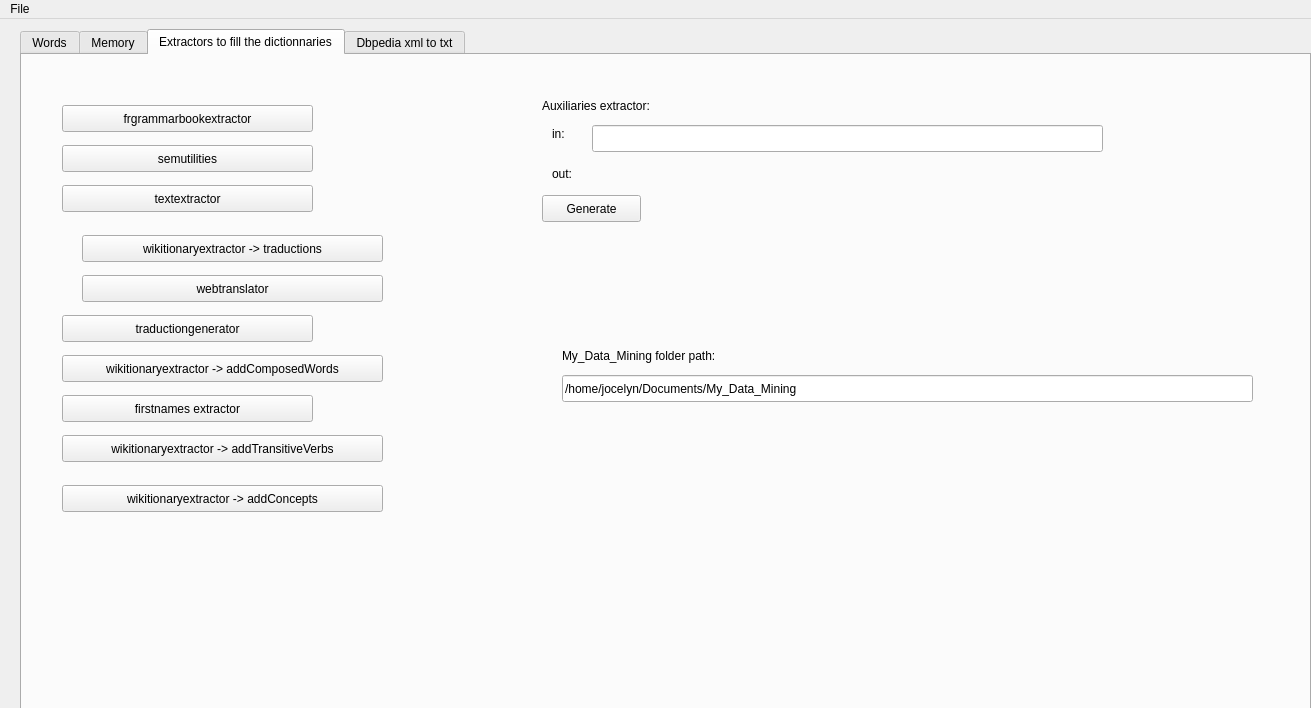
<?xml version="1.0" encoding="UTF-8"?>
<ui version="4.0">
 <class>MainWindow</class>
 <widget class="QMainWindow" name="MainWindow">
  <property name="geometry">
   <rect>
    <x>0</x>
    <y>0</y>
    <width>1311</width>
    <height>708</height>
   </rect>
  </property>
  <property name="windowTitle">
   <string>Semantic database viewer</string>
  </property>
  <widget class="QWidget" name="centralWidget">
   <widget class="QTabWidget" name="tabWidget">
    <property name="enabled">
     <bool>true</bool>
    </property>
    <property name="geometry">
     <rect>
      <x>20</x>
      <y>10</y>
      <width>1291</width>
      <height>870</height>
     </rect>
    </property>
    <property name="autoFillBackground">
     <bool>true</bool>
    </property>
    <property name="currentIndex">
     <number>2</number>
    </property>
    <widget class="QWidget" name="tab_WordsToTags">
     <attribute name="title">
      <string>Words</string>
     </attribute>
     <widget class="QLabel" name="label_AATester_title_2">
      <property name="geometry">
       <rect>
        <x>20</x>
        <y>30</y>
        <width>1251</width>
        <height>20</height>
       </rect>
      </property>
      <property name="font">
       <font>
        <weight>75</weight>
        <bold>true</bold>
       </font>
      </property>
      <property name="text">
       <string>Words</string>
      </property>
      <property name="alignment">
       <set>Qt::AlignCenter</set>
      </property>
     </widget>
     <widget class="QFrame" name="frame_WordsToTags_Word1">
      <property name="geometry">
       <rect>
        <x>30</x>
        <y>80</y>
        <width>1221</width>
        <height>251</height>
       </rect>
      </property>
      <property name="frameShape">
       <enum>QFrame::StyledPanel</enum>
      </property>
      <property name="frameShadow">
       <enum>QFrame::Raised</enum>
      </property>
      <layout class="QGridLayout" name="gridLayout_3">
       <item row="0" column="0">
        <layout class="QGridLayout" name="gridLayout_4">
         <property name="leftMargin">
          <number>5</number>
         </property>
         <property name="topMargin">
          <number>5</number>
         </property>
         <property name="rightMargin">
          <number>5</number>
         </property>
         <property name="bottomMargin">
          <number>5</number>
         </property>
         <property name="horizontalSpacing">
          <number>20</number>
         </property>
         <property name="verticalSpacing">
          <number>6</number>
         </property>
         <item row="0" column="3">
          <widget class="QGroupBox" name="groupBox_WordsToTags_Word1_Tags">
           <property name="title">
            <string>Concepts</string>
           </property>
           <widget class="QListWidget" name="listWidget_WordsToTags_Word1_Concepts">
            <property name="geometry">
             <rect>
              <x>0</x>
              <y>30</y>
              <width>371</width>
              <height>171</height>
             </rect>
            </property>
           </widget>
          </widget>
         </item>
         <item row="0" column="0">
          <widget class="QGroupBox" name="groupBox_WordsToTags_Word1_Word">
           <property name="title">
            <string>Word</string>
           </property>
           <widget class="QLineEdit" name="lineEdit_WordsToTags_Word1_Word">
            <property name="geometry">
             <rect>
              <x>0</x>
              <y>40</y>
              <width>371</width>
              <height>27</height>
             </rect>
            </property>
           </widget>
           <widget class="QLabel" name="label_WordsToTags_Word1_Word_Suggestions">
            <property name="geometry">
             <rect>
              <x>10</x>
              <y>80</y>
              <width>341</width>
              <height>191</height>
             </rect>
            </property>
            <property name="text">
             <string/>
            </property>
            <property name="alignment">
             <set>Qt::AlignLeading|Qt::AlignLeft|Qt::AlignTop</set>
            </property>
           </widget>
          </widget>
         </item>
         <item row="0" column="2">
          <widget class="QGroupBox" name="groupBox_WordsToTags_Word1_Meanings">
           <property name="title">
            <string>Meanings</string>
           </property>
           <widget class="QListWidget" name="listWidget_WordsToTags_Word1_Meanings">
            <property name="geometry">
             <rect>
              <x>10</x>
              <y>30</y>
              <width>351</width>
              <height>171</height>
             </rect>
            </property>
           </widget>
          </widget>
         </item>
        </layout>
       </item>
      </layout>
     </widget>
     <widget class="QPushButton" name="pushButton_words_saveAs">
      <property name="enabled">
       <bool>false</bool>
      </property>
      <property name="geometry">
       <rect>
        <x>270</x>
        <y>20</y>
        <width>111</width>
        <height>27</height>
       </rect>
      </property>
      <property name="text">
       <string>Save As...</string>
      </property>
     </widget>
     <widget class="QPushButton" name="pushButton_words_open">
      <property name="geometry">
       <rect>
        <x>40</x>
        <y>20</y>
        <width>99</width>
        <height>27</height>
       </rect>
      </property>
      <property name="text">
       <string>Open</string>
      </property>
     </widget>
     <widget class="QPushButton" name="pushButton_words_mergeWith">
      <property name="enabled">
       <bool>false</bool>
      </property>
      <property name="geometry">
       <rect>
        <x>150</x>
        <y>20</y>
        <width>111</width>
        <height>27</height>
       </rect>
      </property>
      <property name="text">
       <string>Merge With...</string>
      </property>
     </widget>
     <widget class="QTextBrowser" name="textBrowser_WordsToTags_Conj">
      <property name="geometry">
       <rect>
        <x>680</x>
        <y>380</y>
        <width>256</width>
        <height>192</height>
       </rect>
      </property>
     </widget>
    </widget>
    <widget class="QWidget" name="tab_MemoryClearer">
     <attribute name="title">
      <string>Memory</string>
     </attribute>
     <widget class="QTextBrowser" name="textBrowser_MemoryClearer_Display">
      <property name="geometry">
       <rect>
        <x>50</x>
        <y>140</y>
        <width>531</width>
        <height>401</height>
       </rect>
      </property>
      <property name="textInteractionFlags">
       <set>Qt::LinksAccessibleByKeyboard|Qt::LinksAccessibleByMouse|Qt::TextBrowserInteraction|Qt::TextSelectableByKeyboard|Qt::TextSelectableByMouse</set>
      </property>
     </widget>
     <widget class="QLabel" name="label">
      <property name="geometry">
       <rect>
        <x>60</x>
        <y>100</y>
        <width>201</width>
        <height>21</height>
       </rect>
      </property>
      <property name="font">
       <font>
        <underline>true</underline>
       </font>
      </property>
      <property name="text">
       <string>DynamicMemory state</string>
      </property>
     </widget>
     <widget class="QPushButton" name="pushButton_MemoryClearer_Refresh">
      <property name="geometry">
       <rect>
        <x>310</x>
        <y>100</y>
        <width>191</width>
        <height>27</height>
       </rect>
      </property>
      <property name="text">
       <string>refresh</string>
      </property>
     </widget>
     <widget class="QLabel" name="label_MemoryClearer_Title">
      <property name="geometry">
       <rect>
        <x>310</x>
        <y>30</y>
        <width>621</width>
        <height>21</height>
       </rect>
      </property>
      <property name="font">
       <font>
        <weight>75</weight>
        <bold>true</bold>
       </font>
      </property>
      <property name="text">
       <string>Memory</string>
      </property>
      <property name="alignment">
       <set>Qt::AlignCenter</set>
      </property>
     </widget>
    </widget>
    <widget class="QWidget" name="tab">
     <attribute name="title">
      <string>Extractors to fill the dictionnaries</string>
     </attribute>
     <widget class="QLabel" name="label_13">
      <property name="geometry">
       <rect>
        <x>530</x>
        <y>110</y>
        <width>541</width>
        <height>17</height>
       </rect>
      </property>
      <property name="text">
       <string>out: </string>
      </property>
     </widget>
     <widget class="QLabel" name="label_11">
      <property name="geometry">
       <rect>
        <x>520</x>
        <y>40</y>
        <width>161</width>
        <height>21</height>
       </rect>
      </property>
      <property name="text">
       <string>Auxiliaries extractor:</string>
      </property>
     </widget>
     <widget class="QLineEdit" name="lineEdit_auxilitiesextractorInputPath">
      <property name="geometry">
       <rect>
        <x>570</x>
        <y>70</y>
        <width>511</width>
        <height>27</height>
       </rect>
      </property>
     </widget>
     <widget class="QPushButton" name="pushButton_process_auxiliariesextractor">
      <property name="geometry">
       <rect>
        <x>520</x>
        <y>140</y>
        <width>99</width>
        <height>27</height>
       </rect>
      </property>
      <property name="text">
       <string>Generate</string>
      </property>
     </widget>
     <widget class="QLabel" name="label_12">
      <property name="geometry">
       <rect>
        <x>530</x>
        <y>70</y>
        <width>31</width>
        <height>17</height>
       </rect>
      </property>
      <property name="text">
       <string>in: </string>
      </property>
     </widget>
     <widget class="QPushButton" name="pushButton">
      <property name="geometry">
       <rect>
        <x>40</x>
        <y>50</y>
        <width>251</width>
        <height>27</height>
       </rect>
      </property>
      <property name="text">
       <string>frgrammarbookextractor</string>
      </property>
     </widget>
     <widget class="QPushButton" name="pushButton_2">
      <property name="geometry">
       <rect>
        <x>40</x>
        <y>90</y>
        <width>251</width>
        <height>27</height>
       </rect>
      </property>
      <property name="text">
       <string>semutilities</string>
      </property>
     </widget>
     <widget class="QPushButton" name="pushButton_3">
      <property name="geometry">
       <rect>
        <x>40</x>
        <y>130</y>
        <width>251</width>
        <height>27</height>
       </rect>
      </property>
      <property name="text">
       <string>textextractor</string>
      </property>
     </widget>
     <widget class="QPushButton" name="pushButton_4">
      <property name="geometry">
       <rect>
        <x>60</x>
        <y>180</y>
        <width>301</width>
        <height>27</height>
       </rect>
      </property>
      <property name="text">
       <string>wikitionaryextractor -&gt; traductions</string>
      </property>
     </widget>
     <widget class="QLabel" name="label_2">
      <property name="geometry">
       <rect>
        <x>540</x>
        <y>290</y>
        <width>221</width>
        <height>21</height>
       </rect>
      </property>
      <property name="text">
       <string>My_Data_Mining folder path:</string>
      </property>
     </widget>
     <widget class="QLineEdit" name="lineEdit_MyDataMiningPath">
      <property name="geometry">
       <rect>
        <x>540</x>
        <y>320</y>
        <width>691</width>
        <height>27</height>
       </rect>
      </property>
      <property name="text">
       <string>/home/jocelyn/Documents/My_Data_Mining</string>
      </property>
     </widget>
     <widget class="QPushButton" name="pushButton_5">
      <property name="geometry">
       <rect>
        <x>60</x>
        <y>220</y>
        <width>301</width>
        <height>27</height>
       </rect>
      </property>
      <property name="text">
       <string>webtranslator</string>
      </property>
     </widget>
     <widget class="QPushButton" name="pushButton_6">
      <property name="geometry">
       <rect>
        <x>40</x>
        <y>260</y>
        <width>251</width>
        <height>27</height>
       </rect>
      </property>
      <property name="text">
       <string>traductiongenerator</string>
      </property>
     </widget>
     <widget class="QPushButton" name="pushButton_7">
      <property name="geometry">
       <rect>
        <x>40</x>
        <y>300</y>
        <width>321</width>
        <height>27</height>
       </rect>
      </property>
      <property name="text">
       <string>wikitionaryextractor -&gt; addComposedWords</string>
      </property>
     </widget>
     <widget class="QPushButton" name="pushButton_8">
      <property name="geometry">
       <rect>
        <x>40</x>
        <y>340</y>
        <width>251</width>
        <height>27</height>
       </rect>
      </property>
      <property name="text">
       <string>firstnames extractor</string>
      </property>
     </widget>
     <widget class="QPushButton" name="pushButton_9">
      <property name="geometry">
       <rect>
        <x>40</x>
        <y>380</y>
        <width>321</width>
        <height>27</height>
       </rect>
      </property>
      <property name="text">
       <string>wikitionaryextractor -&gt; addTransitiveVerbs</string>
      </property>
     </widget>
     <widget class="QPushButton" name="pushButton_10">
      <property name="geometry">
       <rect>
        <x>40</x>
        <y>430</y>
        <width>321</width>
        <height>27</height>
       </rect>
      </property>
      <property name="text">
       <string>wikitionaryextractor -&gt; addConcepts</string>
      </property>
     </widget>
    </widget>
    <widget class="QWidget" name="tab_2">
     <attribute name="title">
      <string>Dbpedia xml to txt</string>
     </attribute>
     <widget class="QLineEdit" name="lineEdit_dbpedia_from_file">
      <property name="geometry">
       <rect>
        <x>320</x>
        <y>40</y>
        <width>691</width>
        <height>25</height>
       </rect>
      </property>
     </widget>
     <widget class="QLabel" name="label_dbpedia_from_file">
      <property name="geometry">
       <rect>
        <x>250</x>
        <y>40</y>
        <width>67</width>
        <height>17</height>
       </rect>
      </property>
      <property name="text">
       <string>From file:</string>
      </property>
     </widget>
     <widget class="QLabel" name="label_dbpedia_to_path">
      <property name="geometry">
       <rect>
        <x>250</x>
        <y>90</y>
        <width>67</width>
        <height>17</height>
       </rect>
      </property>
      <property name="text">
       <string>To path:</string>
      </property>
     </widget>
     <widget class="QLineEdit" name="lineEdit_dbpedia_to_path">
      <property name="geometry">
       <rect>
        <x>320</x>
        <y>90</y>
        <width>691</width>
        <height>25</height>
       </rect>
      </property>
     </widget>
     <widget class="QPushButton" name="pushButton_dbpedia_xml_to_txt">
      <property name="geometry">
       <rect>
        <x>70</x>
        <y>40</y>
        <width>89</width>
        <height>25</height>
       </rect>
      </property>
      <property name="text">
       <string>Convert</string>
      </property>
     </widget>
     <widget class="QTextBrowser" name="textBrowser">
      <property name="geometry">
       <rect>
        <x>140</x>
        <y>170</y>
        <width>671</width>
        <height>411</height>
       </rect>
      </property>
      <property name="html">
       <string>&lt;!DOCTYPE HTML PUBLIC &quot;-//W3C//DTD HTML 4.0//EN&quot; &quot;http://www.w3.org/TR/REC-html40/strict.dtd&quot;&gt;
&lt;html&gt;&lt;head&gt;&lt;meta name=&quot;qrichtext&quot; content=&quot;1&quot; /&gt;&lt;style type=&quot;text/css&quot;&gt;
p, li { white-space: pre-wrap; }
&lt;/style&gt;&lt;/head&gt;&lt;body style=&quot; font-family:'Ubuntu'; font-size:11pt; font-weight:400; font-style:normal;&quot;&gt;
&lt;p style=&quot; margin-top:0px; margin-bottom:0px; margin-left:0px; margin-right:0px; -qt-block-indent:0; text-indent:0px;&quot;&gt;&lt;span style=&quot; font-weight:600;&quot;&gt;Example to generate dbpedia xml file&lt;/span&gt;&lt;/p&gt;
&lt;p style=&quot;-qt-paragraph-type:empty; margin-top:0px; margin-bottom:0px; margin-left:0px; margin-right:0px; -qt-block-indent:0; text-indent:0px;&quot;&gt;&lt;br /&gt;&lt;/p&gt;
&lt;p style=&quot; margin-top:0px; margin-bottom:0px; margin-left:0px; margin-right:0px; -qt-block-indent:0; text-indent:0px;&quot;&gt;&lt;span style=&quot; font-weight:600;&quot;&gt;Url&lt;/span&gt;&lt;/p&gt;
&lt;p style=&quot; margin-top:0px; margin-bottom:0px; margin-left:0px; margin-right:0px; -qt-block-indent:0; text-indent:0px;&quot;&gt;http://fr.dbpedia.org/sparql&lt;/p&gt;
&lt;p style=&quot; margin-top:0px; margin-bottom:0px; margin-left:0px; margin-right:0px; -qt-block-indent:0; text-indent:0px;&quot;&gt;&lt;br /&gt;&lt;span style=&quot; font-weight:600;&quot;&gt;Query Text&lt;/span&gt;&lt;/p&gt;
&lt;p style=&quot; margin-top:0px; margin-bottom:0px; margin-left:0px; margin-right:0px; -qt-block-indent:0; text-indent:0px;&quot;&gt;select distinct ?person_name ?person_abstract_fr ?person_abstract_en ?wikiPageLength where {&lt;/p&gt;
&lt;p style=&quot; margin-top:0px; margin-bottom:0px; margin-left:0px; margin-right:0px; -qt-block-indent:0; text-indent:0px;&quot;&gt;  { ?person a &amp;lt;http://dbpedia.org/ontology/Person&amp;gt; }&lt;/p&gt;
&lt;p style=&quot; margin-top:0px; margin-bottom:0px; margin-left:0px; margin-right:0px; -qt-block-indent:0; text-indent:0px;&quot;&gt;  UNION&lt;/p&gt;
&lt;p style=&quot; margin-top:0px; margin-bottom:0px; margin-left:0px; margin-right:0px; -qt-block-indent:0; text-indent:0px;&quot;&gt;  { ?person prop-fr:lieuDeNaissance ?person_birth }&lt;/p&gt;
&lt;p style=&quot; margin-top:0px; margin-bottom:0px; margin-left:0px; margin-right:0px; -qt-block-indent:0; text-indent:0px;&quot;&gt;  ?person rdfs:label ?person_name .&lt;/p&gt;
&lt;p style=&quot; margin-top:0px; margin-bottom:0px; margin-left:0px; margin-right:0px; -qt-block-indent:0; text-indent:0px;&quot;&gt;  ?person dbpedia-owl:wikiPageLength ?wikiPageLength .&lt;/p&gt;
&lt;p style=&quot; margin-top:0px; margin-bottom:0px; margin-left:0px; margin-right:0px; -qt-block-indent:0; text-indent:0px;&quot;&gt;  OPTIONAL {&lt;/p&gt;
&lt;p style=&quot; margin-top:0px; margin-bottom:0px; margin-left:0px; margin-right:0px; -qt-block-indent:0; text-indent:0px;&quot;&gt;  ?person dbpedia-owl:abstract ?person_abstract_fr .&lt;/p&gt;
&lt;p style=&quot; margin-top:0px; margin-bottom:0px; margin-left:0px; margin-right:0px; -qt-block-indent:0; text-indent:0px;&quot;&gt;  ?person dbpedia-owl:abstract ?person_abstract_en .&lt;/p&gt;
&lt;p style=&quot; margin-top:0px; margin-bottom:0px; margin-left:0px; margin-right:0px; -qt-block-indent:0; text-indent:0px;&quot;&gt;  }&lt;/p&gt;
&lt;p style=&quot; margin-top:0px; margin-bottom:0px; margin-left:0px; margin-right:0px; -qt-block-indent:0; text-indent:0px;&quot;&gt;  FILTER (lang(?person_name) = 'fr') .&lt;/p&gt;
&lt;p style=&quot; margin-top:0px; margin-bottom:0px; margin-left:0px; margin-right:0px; -qt-block-indent:0; text-indent:0px;&quot;&gt;  FILTER (lang(?person_abstract_fr) = 'fr') .&lt;/p&gt;
&lt;p style=&quot; margin-top:0px; margin-bottom:0px; margin-left:0px; margin-right:0px; -qt-block-indent:0; text-indent:0px;&quot;&gt;  FILTER (lang(?person_abstract_en) = 'en') .&lt;/p&gt;
&lt;p style=&quot; margin-top:0px; margin-bottom:0px; margin-left:0px; margin-right:0px; -qt-block-indent:0; text-indent:0px;&quot;&gt;}&lt;/p&gt;
&lt;p style=&quot; margin-top:0px; margin-bottom:0px; margin-left:0px; margin-right:0px; -qt-block-indent:0; text-indent:0px;&quot;&gt;OFFSET 100000&lt;/p&gt;
&lt;p style=&quot; margin-top:0px; margin-bottom:0px; margin-left:0px; margin-right:0px; -qt-block-indent:0; text-indent:0px;&quot;&gt;LIMIT 100000&lt;/p&gt;&lt;/body&gt;&lt;/html&gt;</string>
      </property>
     </widget>
    </widget>
   </widget>
  </widget>
  <widget class="QMenuBar" name="menuBar">
   <property name="geometry">
    <rect>
     <x>0</x>
     <y>0</y>
     <width>1311</width>
     <height>22</height>
    </rect>
   </property>
   <widget class="QMenu" name="menuFile">
    <property name="title">
     <string>File</string>
    </property>
   </widget>
   <addaction name="menuFile"/>
  </widget>
 </widget>
 <layoutdefault spacing="6" margin="11"/>
 <resources/>
 <connections/>
</ui>
